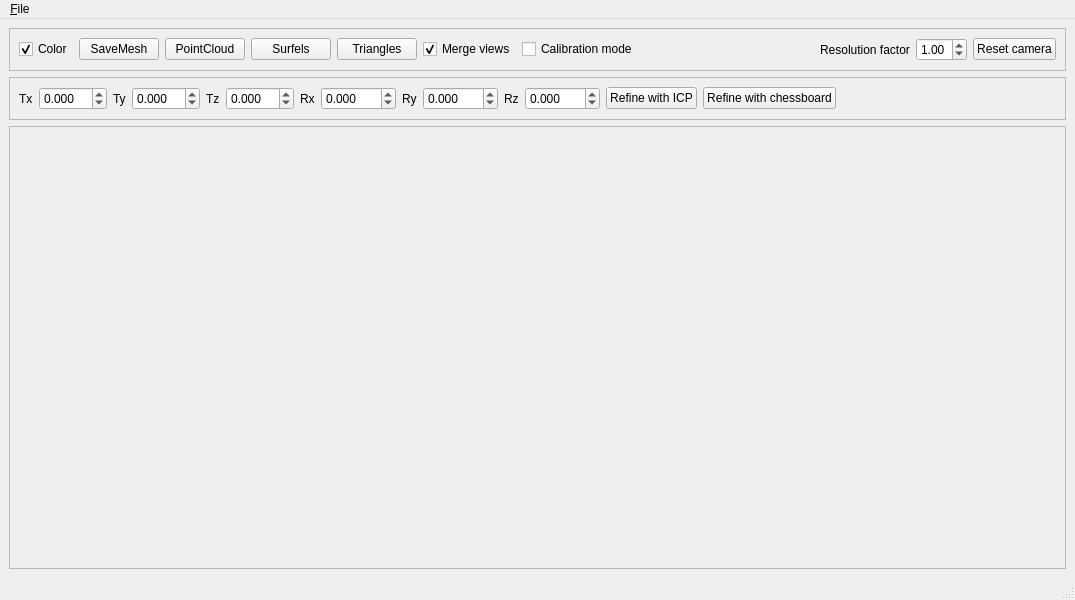
<?xml version="1.0" encoding="UTF-8"?>
<ui version="4.0">
 <class>View3DWindow</class>
 <widget class="QMainWindow" name="View3DWindow">
  <property name="geometry">
   <rect>
    <x>0</x>
    <y>0</y>
    <width>1075</width>
    <height>600</height>
   </rect>
  </property>
  <property name="windowTitle">
   <string>3D View</string>
  </property>
  <widget class="QWidget" name="centralwidget">
   <layout class="QVBoxLayout" name="verticalLayout">
    <item>
     <widget class="QFrame" name="frame">
      <property name="sizePolicy">
       <sizepolicy hsizetype="Preferred" vsizetype="Fixed">
        <horstretch>0</horstretch>
        <verstretch>0</verstretch>
       </sizepolicy>
      </property>
      <property name="frameShape">
       <enum>QFrame::StyledPanel</enum>
      </property>
      <property name="frameShadow">
       <enum>QFrame::Raised</enum>
      </property>
      <layout class="QHBoxLayout" name="horizontalLayout">
       <item>
        <widget class="QCheckBox" name="colorMappingCheckBox">
         <property name="text">
          <string>Color</string>
         </property>
         <property name="checked">
          <bool>true</bool>
         </property>
        </widget>
       </item>
       <item>
        <widget class="QPushButton" name="saveMeshPushButton">
         <property name="text">
          <string>SaveMesh</string>
         </property>
        </widget>
       </item>
       <item>
        <widget class="QPushButton" name="pointCloudPushButton">
         <property name="text">
          <string>PointCloud</string>
         </property>
        </widget>
       </item>
       <item>
        <widget class="QPushButton" name="surfelsPushButton">
         <property name="text">
          <string>Surfels</string>
         </property>
        </widget>
       </item>
       <item>
        <widget class="QPushButton" name="trianglePushButton">
         <property name="text">
          <string>Triangles</string>
         </property>
        </widget>
       </item>
       <item>
        <widget class="QCheckBox" name="mergeViewsCheckBox">
         <property name="text">
          <string>Merge views</string>
         </property>
         <property name="checked">
          <bool>true</bool>
         </property>
        </widget>
       </item>
       <item>
        <widget class="QCheckBox" name="calibrationModeCheckBox">
         <property name="text">
          <string>Calibration mode</string>
         </property>
        </widget>
       </item>
       <item>
        <spacer name="horizontalSpacer">
         <property name="orientation">
          <enum>Qt::Horizontal</enum>
         </property>
         <property name="sizeHint" stdset="0">
          <size>
           <width>40</width>
           <height>20</height>
          </size>
         </property>
        </spacer>
       </item>
       <item>
        <widget class="QLabel" name="label">
         <property name="text">
          <string>Resolution factor</string>
         </property>
        </widget>
       </item>
       <item>
        <widget class="QDoubleSpinBox" name="resolutionFactorSpinBox">
         <property name="minimum">
          <double>0.100000000000000</double>
         </property>
         <property name="maximum">
          <double>4.000000000000000</double>
         </property>
         <property name="singleStep">
          <double>0.100000000000000</double>
         </property>
         <property name="value">
          <double>1.000000000000000</double>
         </property>
        </widget>
       </item>
       <item>
        <widget class="QPushButton" name="resetCamera">
         <property name="text">
          <string>Reset camera</string>
         </property>
        </widget>
       </item>
      </layout>
     </widget>
    </item>
    <item>
     <widget class="QFrame" name="frame_3">
      <property name="sizePolicy">
       <sizepolicy hsizetype="Preferred" vsizetype="Fixed">
        <horstretch>0</horstretch>
        <verstretch>0</verstretch>
       </sizepolicy>
      </property>
      <property name="frameShape">
       <enum>QFrame::StyledPanel</enum>
      </property>
      <property name="frameShadow">
       <enum>QFrame::Raised</enum>
      </property>
      <layout class="QHBoxLayout" name="horizontalLayout_3">
       <item>
        <widget class="QLabel" name="label_2">
         <property name="text">
          <string>Tx</string>
         </property>
        </widget>
       </item>
       <item>
        <widget class="QDoubleSpinBox" name="txValue">
         <property name="decimals">
          <number>3</number>
         </property>
         <property name="minimum">
          <double>-10.000000000000000</double>
         </property>
         <property name="maximum">
          <double>10.000000000000000</double>
         </property>
        </widget>
       </item>
       <item>
        <widget class="QLabel" name="label_3">
         <property name="text">
          <string>Ty</string>
         </property>
        </widget>
       </item>
       <item>
        <widget class="QDoubleSpinBox" name="tyValue">
         <property name="decimals">
          <number>3</number>
         </property>
         <property name="minimum">
          <double>-10.000000000000000</double>
         </property>
         <property name="maximum">
          <double>10.000000000000000</double>
         </property>
        </widget>
       </item>
       <item>
        <widget class="QLabel" name="label_4">
         <property name="text">
          <string>Tz</string>
         </property>
        </widget>
       </item>
       <item>
        <widget class="QDoubleSpinBox" name="tzValue">
         <property name="decimals">
          <number>3</number>
         </property>
         <property name="minimum">
          <double>-10.000000000000000</double>
         </property>
         <property name="maximum">
          <double>10.000000000000000</double>
         </property>
        </widget>
       </item>
       <item>
        <widget class="QLabel" name="label_5">
         <property name="text">
          <string>Rx</string>
         </property>
        </widget>
       </item>
       <item>
        <widget class="QDoubleSpinBox" name="rxValue">
         <property name="decimals">
          <number>3</number>
         </property>
         <property name="minimum">
          <double>-360.000000000000000</double>
         </property>
         <property name="maximum">
          <double>360.000000000000000</double>
         </property>
        </widget>
       </item>
       <item>
        <widget class="QLabel" name="label_6">
         <property name="text">
          <string>Ry</string>
         </property>
        </widget>
       </item>
       <item>
        <widget class="QDoubleSpinBox" name="ryValue">
         <property name="decimals">
          <number>3</number>
         </property>
         <property name="minimum">
          <double>-360.000000000000000</double>
         </property>
         <property name="maximum">
          <double>360.000000000000000</double>
         </property>
        </widget>
       </item>
       <item>
        <widget class="QLabel" name="label_7">
         <property name="text">
          <string>Rz</string>
         </property>
        </widget>
       </item>
       <item>
        <widget class="QDoubleSpinBox" name="rzValue">
         <property name="decimals">
          <number>3</number>
         </property>
         <property name="minimum">
          <double>-360.000000000000000</double>
         </property>
         <property name="maximum">
          <double>360.000000000000000</double>
         </property>
        </widget>
       </item>
       <item>
        <widget class="QPushButton" name="refineWithICPButton">
         <property name="text">
          <string>Refine with ICP</string>
         </property>
        </widget>
       </item>
       <item>
        <widget class="QPushButton" name="refineWithChessboardButton">
         <property name="text">
          <string>Refine with chessboard</string>
         </property>
        </widget>
       </item>
       <item>
        <spacer name="horizontalSpacer_2">
         <property name="orientation">
          <enum>Qt::Horizontal</enum>
         </property>
         <property name="sizeHint" stdset="0">
          <size>
           <width>40</width>
           <height>20</height>
          </size>
         </property>
        </spacer>
       </item>
      </layout>
     </widget>
    </item>
    <item>
     <widget class="QFrame" name="frame_2">
      <property name="frameShape">
       <enum>QFrame::StyledPanel</enum>
      </property>
      <property name="frameShadow">
       <enum>QFrame::Raised</enum>
      </property>
      <layout class="QHBoxLayout" name="horizontalLayout_2">
       <item>
        <widget class="CalibrationMeshViewer" name="mesh_view" native="true"/>
       </item>
      </layout>
     </widget>
    </item>
   </layout>
  </widget>
  <widget class="QMenuBar" name="menubar">
   <property name="geometry">
    <rect>
     <x>0</x>
     <y>0</y>
     <width>1075</width>
     <height>21</height>
    </rect>
   </property>
   <widget class="QMenu" name="menu_File">
    <property name="title">
     <string>&amp;File</string>
    </property>
   </widget>
   <addaction name="menu_File"/>
  </widget>
  <widget class="QStatusBar" name="statusbar"/>
 </widget>
 <customwidgets>
  <customwidget>
   <class>CalibrationMeshViewer</class>
   <extends>QWidget</extends>
   <header>View3dWindow.h</header>
   <container>1</container>
  </customwidget>
 </customwidgets>
 <resources/>
 <connections/>
</ui>
